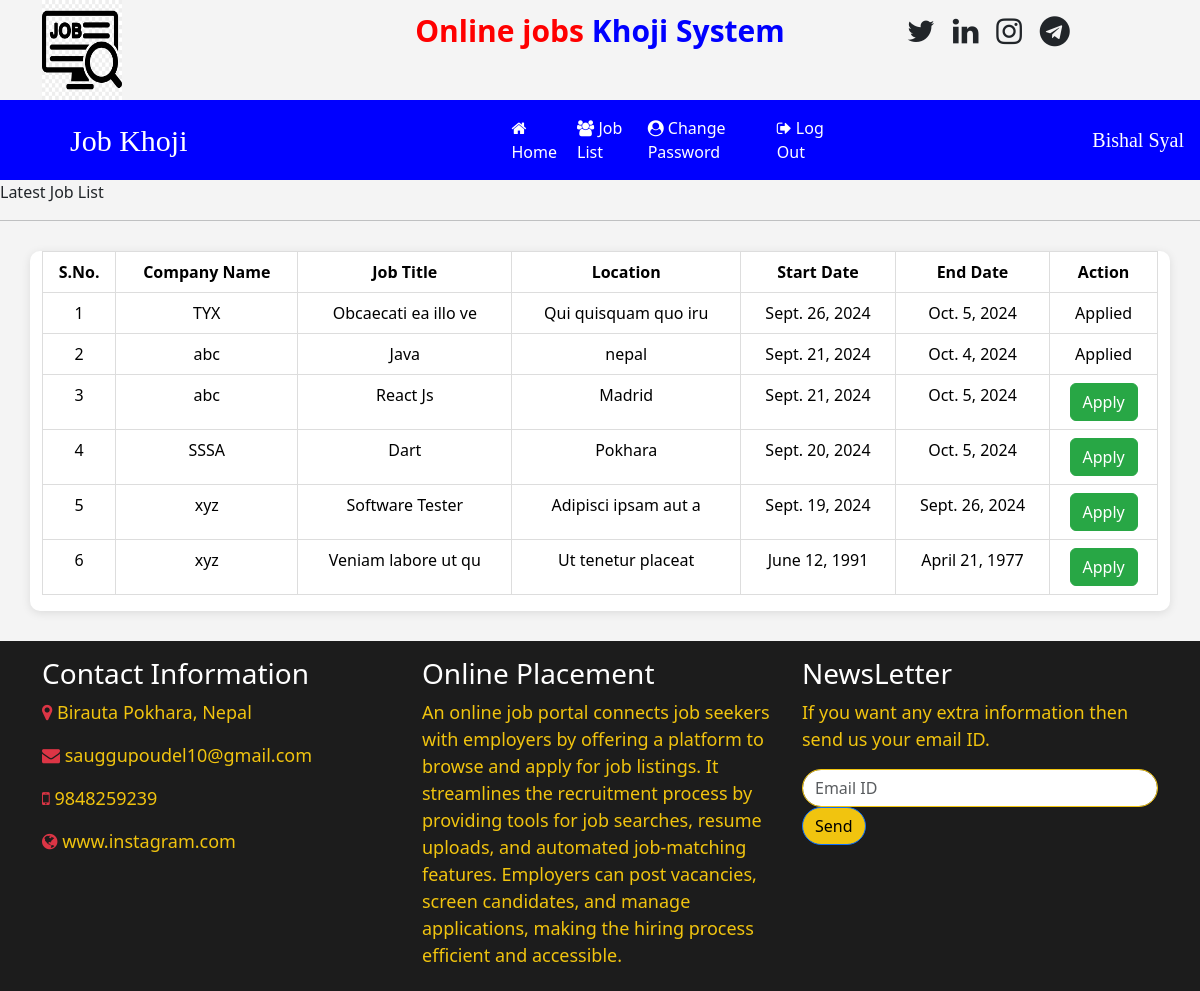
Screenshot of /user_latestjobs (signed in) with the database file from the repository.
### job/models.py (models this page shows, shortened)
class Job(models.Model):
    recruiter = models.ForeignKey(Recruiter,on_delete=models.CASCADE)
    start_date = models.DateField()
    end_date = models.DateField()
    title = models.CharField(max_length=100)
    salary =  models.FloatField(max_length=20)
    image = models.FileField()
    description = models.CharField(max_length=300,)
    location = models.CharField(max_length=50,)
    experience = models.CharField(max_length=20)
    skills = models.CharField(max_length=20)
    creationdate = models.DateField()

class Recruiter(models.Model):
    user = models.ForeignKey(User,on_delete=models.CASCADE)
    mobile = models.CharField(max_length=15,null=True)
    image = models.FileField(null=True)
    gender = models.CharField(max_length=10,null=True)
    company =  models.CharField(max_length=100,null=True)
    type = models.CharField(max_length=15,null=True)
    status = models.CharField(max_length=20,null=True)

### job/views.py (the view)
# urls.py: path('user_latestjobs', user_latestjobs , name="user_latestjobs"),
def user_latestjobs(request):
    job = Job.objects.all().order_by('-start_date')
    user = request.user
    student = StudentUser.objects.get(user=user)
    data = Apply.objects.filter(student=student)
    li=[]
    for i in data:
       li.append(i.job.id)
    d = {'job':job,'li':li}
    return render(request,'user_latestjobs.html',d)

### job/templates/user_latestjobs.html (shortened to what this page needs)
{% load static %}
{% block body %}
{% include 'user_navigation.html' %}
<marquee>Latest Job List</marquee>
<hr>
<div class="container table-container">
    <table class="table table-hover" id="example">
        <thead>
            <tr>
                <th>S.No.</th>
                <th>Company Name</th>
                <th>Job Title</th>
                <th>Location</th>
                <th>Start Date</th>
                <th>End Date</th>
                <th>Action</th>
            </tr>
        </thead>
        <tbody>
            {% for i in job %}
            <tr>
                <td>{{ forloop.counter }}</td>
                <td>{{ i.recruiter.company }}</td>
                <td>{{ i.title }}</td>
                <td>{{ i.location }}</td>
                <td>{{ i.start_date }}</td>
                <td>{{ i.end_date }}</td>
                {% if i.id in li %}
                <td>Applied</td>
                {% else %}
                <td>
                    <a href="{% url 'job_detail' i.id %}" class="btn btn-success">Apply</a>
                </td>
                {% endif %}
            </tr>
            {% endfor %}
        </tbody>
    </table>
</div>
{% include 'footer.html' %}
{% endblock %}

### job/templates/user_navigation.html (shortened to what this page needs)
<!DOCTYPE html>
<html lang="en">
<head>
    {% load static %}
    <link href="https://cdn.jsdelivr.net/npm/bootstrap@5.3.3/dist/css/bootstrap.min.css" rel="stylesheet">
    <link rel="stylesheet" href="https://cdnjs.cloudflare.com/ajax/libs/font-awesome/4.7.0/css/font-awesome.min.css">
</head>
<body>
    <div class="container">
        <div class="row">
            <div class="col-sm-3 logo">
                <img src="{% static 'images/job1.png' %}">
            </div>
            <div class="col-sm-6 mt-2 text-center">
                <span class="header-title">
                    <span style="color: red;">Online jobs </span>
                    <span style="color: blue;">Khoji System</span>
                </span>
            </div>
            <div class="col-sm-3 mt-2 social-icons text-right">
                <span class="header-title">
                    <i class="fa fa-twitter"></i>
                    <i class="fa fa-linkedin"></i>
                    <i class="fa fa-instagram"></i>
                    <i class="fa fa-telegram"></i>
                </span>
            </div>
        </div>
    </div>
    <nav class="navbar navbar-expand-sm" style="background-color: blue;">
        <a class="navbar-brand text-white pl-5 font-weight-bold" style="font-family: 'Monotype Corsiva'; font-size: 30px; margin-left: 70px;">Job Khoji</a>
        <ul class="navbar-nav">
            <li class="nav-item">
                <a class="nav-link" href="{% url 'user_home' %}" style="margin-left: 300px;"><i class="fa fa-home mr-1"></i> Home</a>
            </li>
            <li class="nav-item">
                <a class="nav-link" href="{% url 'user_latestjobs' %}"><i class="fa fa-users mr-1"></i> Job List</a>
            </li>
            <li class="nav-item">
                <a class="nav-link" href="{% url 'change_passworduser' %}"><i class="fa fa-user-circle mr-1"></i> Change Password</a>
            </li>
            <li class="nav-item">
                <a class="nav-link" href="{% url 'Logout' %}"><i class="fa fa-sign-out mr-1"></i> Log Out</a>
            </li>
        </ul>
        <a class="navbar-brand text-white pl-5 font-weight-bold" style="font-family: 'Monotype Corsiva'; font-size: 20px; margin-left: 250px;">
            {{ request.user.first_name }} {{ request.user.last_name }}
        </a>
    </nav>
</body>
</html>

### job/templates/user_navigation.html (style rules this page uses)
.nav-link { color: white; margin-right: 4px; }
.logo img { width: 80px; height: 100px; }
.header-title { font-weight: bold; font-size: 30px; }
.social-icons i { font-size: 30px; margin-left: 10px; }

### job/templates/user_latestjobs.html (style rules this page uses)
body { background-color: #f4f4f4; }
.table-container { margin: 30px auto; background-color: white; border-radius: 10px; box-shadow: 0 2px 10px rgba(0, 0, 0, 0.1); overflow: hidden; }
table { width: 100%; border-collapse: collapse; }
thead { background-color: #007bff; color: white; }
th, td { padding: 15px; text-align: center; border: 1px solid #ddd; }
tr:nth-child(even) { background-color: #f2f2f2; }
.btn-success { background-color: #28a745; border-color: #28a745; }

### rows the page displays
Job: recruiter.company "TYX", title "Obcaecati ea illo ve", location "Qui quisquam quo iru", start_date "Sept. 26, 2024", end_date "Oct. 5, 2024", shows "Applied"
Job: recruiter.company "abc", title "Java", location "nepal", start_date "Sept. 21, 2024", end_date "Oct. 4, 2024", shows "Applied"
Job: recruiter.company "abc", title "React Js", location "Madrid", start_date "Sept. 21, 2024", end_date "Oct. 5, 2024", shows "Apply"
Job: recruiter.company "SSSA", title "Dart", location "Pokhara", start_date "Sept. 20, 2024", end_date "Oct. 5, 2024", shows "Apply"
Job: recruiter.company "xyz", title "Software Tester", location "Adipisci ipsam aut a", start_date "Sept. 19, 2024", end_date "Sept. 26, 2024", shows "Apply"
Job: recruiter.company "xyz", title "Veniam labore ut qu", location "Ut tenetur placeat", start_date "June 12, 1991", end_date "April 21, 1977", shows "Apply"

### other values shown
{{ request.user.first_name }} "Bishal"
{{ request.user.last_name }} "Syal"
